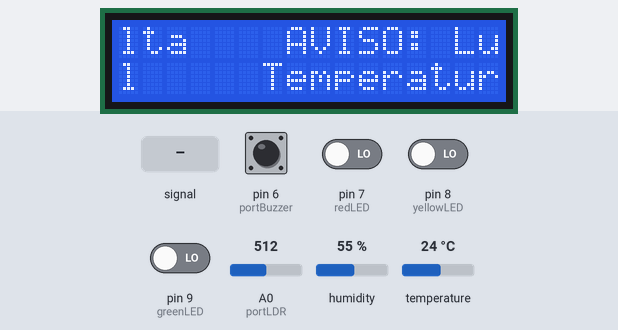
A sketch run on a simulated Arduino Uno, built with avr-gcc and run on an emulated ATmega328P. Shown: 16×2 character LCD. Inputs (shaded band) come from the test bench; at power-on: pin 6 (portBuzzer) HIGH, pin 7 (redLED), pin 8 (yellowLED), pin 9 (greenLED) LOW, humidity 55 %, A0 (portLDR) = 512, temperature 24 °C. What the sketch prints to the serial monitor is not drawn.

Above: at 4.8 s.
4.9 s: A0 (portLDR) fed a 200 Hz sine of ±255 counts around its level
At 5.32 s:
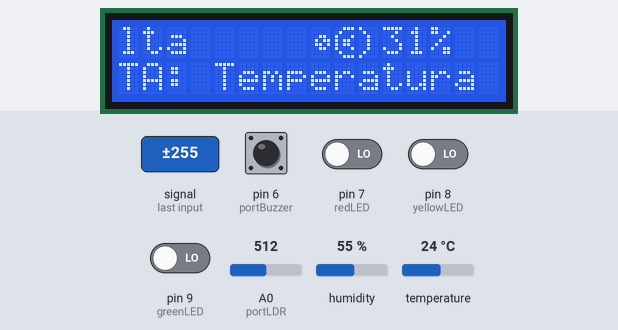
7.3 s: humidity set to 22 %
At 9.3 s:
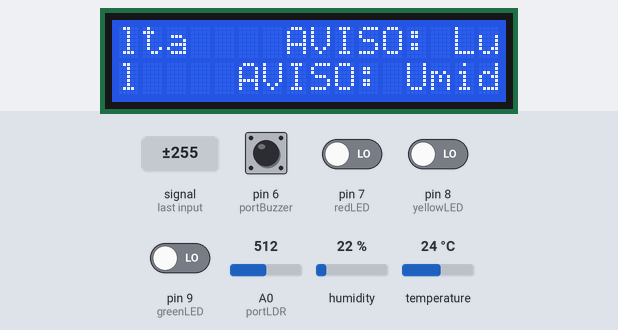
9.5 s: A0 (portLDR) set to 900
At 9.88 s:
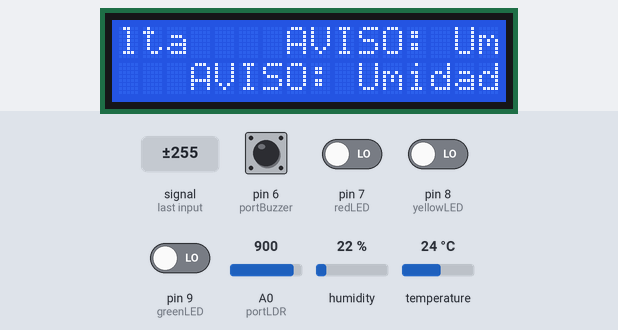
11.7 s: temperature set to 12 °C
At 12.04 s:
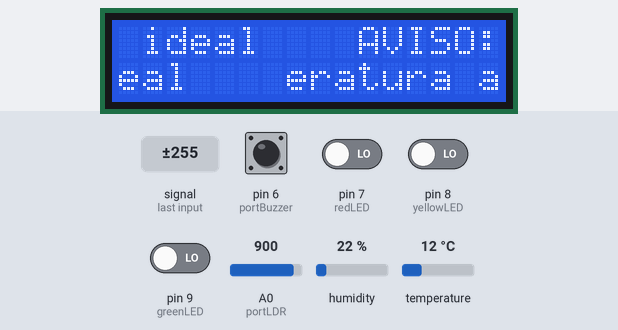
Timing chart, 0 to 14.7 s (numbered marks = the images above; inputs shaded):
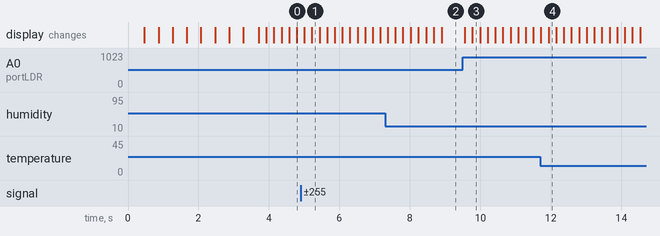

Measured:
- after the input at 4.9 s, the display: first differs from a run without the input after 0.32 s (image 1)
- after the input at 7.3 s, the display: first differs from a run without the input after 0.50 s (image 2 shows a later state)
- after the input at 9.5 s, the display: first differs from a run without the input after 0.27 s (image 3)
- after the input at 11.7 s, the display: first differs from a run without the input after 0.23 s (image 4)

The sketch:

codigo.ino
```cpp
#include "DHT.h"
#include <LiquidCrystal.h>
#include <stdio.h>
#include <string.h>


#define DHTPIN 13
#define DHTTYPE DHT22   // DHT 22  (AM2302), AM2321

LiquidCrystal lcd(12, 11, 10, 5, 4, 3, 2);
DHT dht(DHTPIN, DHTTYPE);

byte name1x5[] = {
  B00000,
  B00000,
  B00000,
  B00000,
  B00000,
  B00000,
  B00000,
  B00000
};

byte name0x7[] = {
  B00000,
  B00000,
  B00000,
  B00011,
  B00011,
  B00110,
  B00110,
  B01100
};

byte name0x8[] = {
  B01110,
  B01110,
  B11011,
  B11011,
  B10001,
  B00000,
  B00000,
  B10001
};

byte name0x9[] = {
  B00000,
  B00000,
  B00000,
  B11000,
  B11000,
  B01100,
  B01100,
  B00110
};

byte name1x6[] = {
  B00000,
  B00000,
  B00000,
  B00000,
  B00000,
  B00001,
  B00011,
  B01111
};

byte name1x7[] = {
  B11111,
  B01100,
  B01100,
  B11000,
  B11000,
  B10000,
  B00000,
  B11100
};

byte name1x8[] = {
  B11111,
  B01110,
  B10001,
  B00000,
  B00000,
  B00000,
  B00000,
  B00000
};

byte name1x9[] = {
  B11111,
  B00110,
  B00110,
  B00011,
  B00011,
  B00001,
  B00000,
  B00111
};

byte name1x10[] = {
  B00000,
  B00000,
  B00000,
  B00000,
  B00000,
  B10000,
  B11000,
  B11110
};


byte temp1[] = {
  B00011,
  B00100,
  B01011,
  B01011,
  B01011,
  B01011,
  B00100,
  B00011
};

byte temp2[] = {
  B10000,
  B01000,
  B10111,
  B11010,
  B11000,
  B10111,
  B01000,
  B10000
};

byte temp3[] = {
  B00000,
  B00000,
  B11110,
  B10101,
  B00001,
  B11110,
  B00000,
  B00000
};

byte umidade1[] = {
  B00000,
  B00010,
  B00100,
  B01001,
  B00010,
  B00000,
  B01001,
  B00000
};

byte umidade2[] = {
  B00100,
  B01000,
  B00000,
  B00100,
  B01001,
  B10010,
  B00000,
  B00000
};

byte luz1[] = {
  B00000,
  B00000,
  B00110,
  B01011,
  B01101,
  B00110,
  B00000,
  B00000
};

byte luz2[] = {
  B00111,
  B01000,
  B10001,
  B10110,
  B10110,
  B10001,
  B01000,
  B00111
};

byte luz3[] = {
  B10000,
  B01000,
  B00100,
  B00100,
  B00100,
  B00100,
  B01000,
  B10000
};

//byte charArray[] = {name1x5, name0x7, name0x8, name0x9, name1x6, name1x7, name1x8, name1x9, name1x10};


int portLDR = A0;

int redLED = 7;
int yellowLED = 8;
int greenLED = 9;
int portBuzzer = 6;

//Timers

//Timer da Buzina
unsigned long lastBeeping = 0;
int beepingTime = 200;

//Timer das Medidas
unsigned long lastMeasurement = 0;
int measurementTime = 2000;

//Timers do Display
unsigned long lastScreenFrame = 0;
int screenFPS = 200;

//Timer para trocar entre luminosidade e umidade no display
unsigned long lastSwitch = 0;
int switchTime = 10000;

//Medidas
int leituraLDR;
int light;

float temperature;
float humidity;

//Quantidade de Leituras para a Média Móvel
int quantidadeLeituras = 10;

//Variáveis de String
char upperline_text[16];
char display_text[400];
char current_display_text[16];
int index = 0;

//Valores Preocupantes
int lightAlert = 70;
int lightWarning = 35;
int humAlert = 20;
int humWarning = 35;
int tempAlert = 15;
int tempWarning = 8;

//Variável para alternar entre Luminosidade e Umidade no Display
bool trigger = false;

void change_display_text(int currentIndex) {  //Função para rolar o texto na linha de baixo
  int length = strlen(display_text);
  for (int i=0; i<=16; i++) {

    if(i+currentIndex <= length-1) {
      current_display_text[i] = display_text[i+currentIndex];
    }
    else {
      current_display_text[i] = display_text[i+currentIndex-length];
    }
  }
}

void setup() {
  int time = 400;
  Serial.begin(9600);
  Serial.println(F("DHT22 example!"));

  dht.begin();

  lcd.begin(16,2);

  //Animação da Logo Ares
  lcd.createChar(0, name1x5);
  lcd.setCursor(5, 1);
  lcd.write(byte(0));
  delay(time);
  lcd.createChar(1, name0x7);
  lcd.setCursor(7, 0);
  lcd.write(1);
  delay(time);
  lcd.createChar(2, name0x8);
  lcd.setCursor(8, 0);
  lcd.write(2);
  delay(time);
  lcd.createChar(3, name0x9);
  lcd.setCursor(9, 0);
  lcd.write(3);
  delay(time);
  lcd.createChar(4, name1x6);
  lcd.setCursor(6, 1);
  lcd.write(4);
  delay(time);
  lcd.createChar(5, name1x7);
  lcd.setCursor(7, 1);
  lcd.write(5);
  delay(time);
  lcd.createChar(6, name1x8);
  lcd.setCursor(8, 1);
  lcd.write(6);
  delay(time);
  lcd.createChar(7, name1x9);
  lcd.setCursor(9, 1);
  lcd.write(7);
  delay(time);
  lcd.createChar(0, name1x10);
  lcd.setCursor(10, 1);
  lcd.write(8);
  delay(time);
  leituraLDR = analogRead(portLDR);
  light = map(leituraLDR, 0, 1023, 100, 0);

    //Criando os icones
    lcd.createChar(0, temp1);
    lcd.createChar(1, temp2);
    lcd.createChar(2, temp3);
    lcd.createChar(3, umidade1);
    lcd.createChar(4, umidade2);
    lcd.createChar(5, luz1);
    lcd.createChar(6, luz2);
    lcd.createChar(7, luz3);
}

void loop() {
  if(millis() - lastMeasurement >= measurementTime) {
    //Monitoramento da iluminação
    int sum = 0;
    for (int i = 0; i<quantidadeLeituras; i++) {
      leituraLDR = analogRead(portLDR);
      sum += map(leituraLDR, 0, 1023, 100, 0);
    }
    light = sum/quantidadeLeituras; //calculando a média móvel

    sum = 0;
    //Monitoramento da umidade e temperatura (DHT11)
    for (int i = 0; i<quantidadeLeituras; i++) {
      sum  += dht.readTemperature();
    }
    temperature = sum/10; //calculando a média móvel
    sum = 0;
    for (int i = 0; i<quantidadeLeituras; i++) {
      sum += dht.readHumidity();
    }
    humidity = sum/10; //calculando a média móvel

    // Checar se a Leitura falhou
    if (isnan(temperature) || isnan(humidity)) {
      Serial.println(F("Failed to read from DHT sensor!"));
      return;

    lastMeasurement = millis();
    }
  }

  digitalWrite(redLED, LOW);
  digitalWrite(yellowLED, LOW);
  digitalWrite(greenLED, LOW);
  //Checando as Medidas e acendendo o LED correspondente
  if(light > lightAlert or humidity < humAlert or temperature > tempAlert) {
    digitalWrite(redLED, HIGH);
    beepingTime = 200; //Buzina tocará mais rapidamente no LED Vermelho
  }
  else if(light > lightWarning && light < lightAlert or humidity > humAlert && humidity < humWarning or temperature < tempAlert && temperature > tempWarning) {
    digitalWrite(yellowLED, HIGH);
    beepingTime = 1000; //Buzina tocará mais lentamente no LED Amarelo
  }
  else {
    digitalWrite(greenLED, HIGH);
  }

  //Tocar a buzina quando necessário
  if (digitalRead(yellowLED) == HIGH or digitalRead(redLED) == HIGH) {
    if(millis() - lastBeeping >= beepingTime) {
      digitalWrite(portBuzzer, !digitalRead(portBuzzer));
      lastBeeping = millis();
    } else {
      digitalWrite(portBuzzer, LOW);
    }
  }

  if(millis() - lastScreenFrame >= screenFPS) { //Atualizar o display
    if(index > strlen(display_text)) { //Resetar o index quando chegar no fim do texto
      index = 0;
    }

    lcd.clear();

    //Escrevendo a linha de cima
    lcd.setCursor(0,0);
    lcd.write(byte(0));
    lcd.write(1);
    lcd.write(2);
    lcd.print((int)temperature);
    lcd.print((char)223);
    lcd.print("C ");

    if(trigger == false) { //Mostrar a Luminosidade
      lcd.write(5);
      lcd.write(6);
      lcd.write(7);
      Serial.println(light);
      lcd.print(light);
      lcd.print("%");
    }
    else { //Mostrar a Umidade
      lcd.write(3);
      lcd.write(4);
      lcd.print((int)humidity);
      lcd.print("%");
    }

    if(millis() - lastSwitch >= switchTime) { //Alternar entre luminosidade e umidade
      trigger = !trigger;
      lastSwitch = millis();
    }


    char previous_text[400];
    strcpy(previous_text, display_text);

    strcpy(display_text, ""); //Limpando a segunda linha

    //Escrevendo a segunda linha
    if(light > lightAlert) {
      strcat(display_text, "!!!ALERTA: Luminosidade Alta    ");
    }
    if(humidity < humAlert) {
      strcat(display_text, "!!!ALERTA: Umidade Baixa    ");
    }
    if(temperature > tempAlert) {
      strcat(display_text, "!!!ALERTA: Temperatura Alta    ");
    }
    if (light > lightWarning && light < lightAlert) {
      strcat(display_text, "AVISO: Luminosidade acima do ideal    ");
    }
    if(humidity > humAlert && humidity < humWarning) {
      strcat(display_text, "AVISO: Umidade abaixo do ideal    ");
    }
    if(temperature > tempWarning && temperature < tempAlert) {
      strcat(display_text, "AVISO: Temperatura acima do ideal    ");
    }

    if(digitalRead(greenLED) == HIGH && strlen(display_text) == 0) {
      strcpy(display_text, "Tudo OK                ");
      Serial.println("ok");
      index = 0;
    }

    //if(strcmp(previous_text, display_text) != 0) { index=0;}

    lcd.setCursor(0,1);

    //char buffer[10];
    //sprintf(buffer, 10, "%f", temperature);
    //strcat(display_text, buffer);

    change_display_text(index);
    lcd.print(current_display_text);

    lastScreenFrame = millis();
    index+= 1; // Rolar 1 caractere para a direita
  }
}
```
